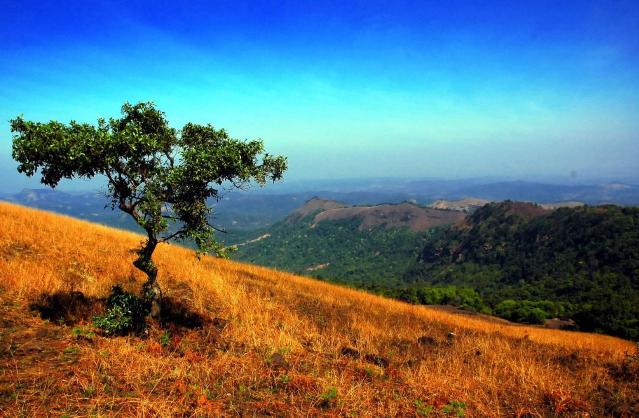
#> input picture Goruntu_isleme/8_blending/img1.JPG, 1278 x 836 px, found by its file name (shown at 1/2 size)
$ python '8_Görüntüleri Karıştırmak.py'
#> lines starting #> are read from the running program, lines starting #| are printed output that depends on the picture
import cv2
import matplotlib.pyplot as plt

# blending
img1 = cv2.imread("img1.jpg")
#> img1 is the input picture: shape (836, 1278, 3); mean B, G, R 118.6, 113.4, 96
img1= cv2.cvtColor(img1, cv2.COLOR_BGR2RGB)
img2 = cv2.imread("img2.jpg")
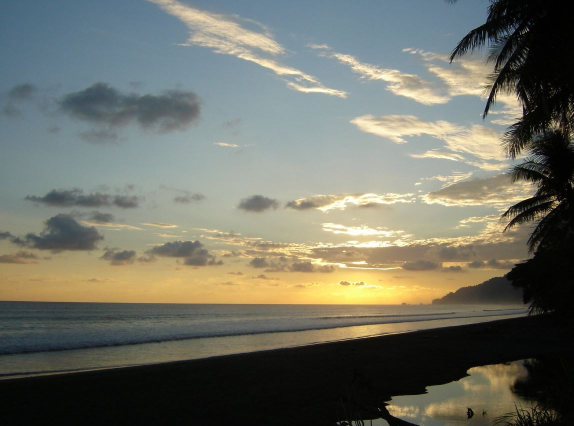
#> input picture Goruntu_isleme/8_blending/img2.JPG, 1147 x 852 px, found by its file name (shown at 1/2 size)
#> img2 is the input picture: shape (852, 1147, 3); mean B, G, R 102.2, 113.4, 112
img2 = cv2.cvtColor(img2, cv2.COLOR_BGR2RGB)

plt.figure()
plt.imshow(img1)

plt.figure()
plt.imshow(img2)

print(img1.shape)
#| (836, 1278, 3)
print(img2.shape)
#| (852, 1147, 3)

img1 = cv2.resize(img1,(600,600))
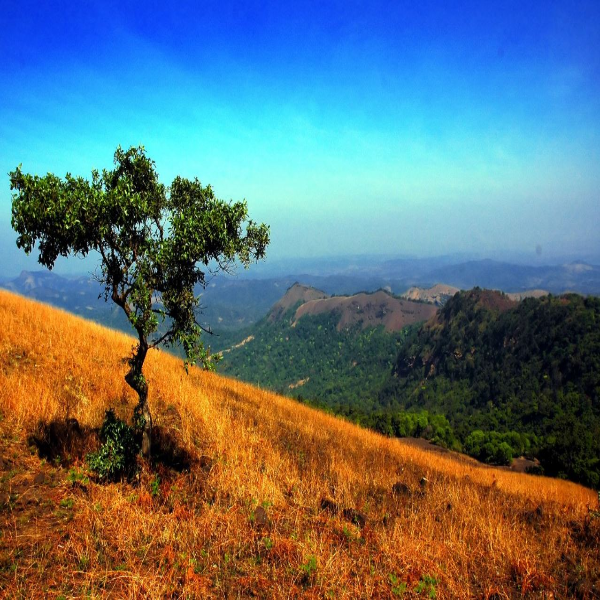
#> img1: shape (600, 600, 3); mean R, G, B 95.9, 113.3, 118.5
print(img1.shape)
#| (600, 600, 3)

img2 = cv2.resize(img2,(600,600))
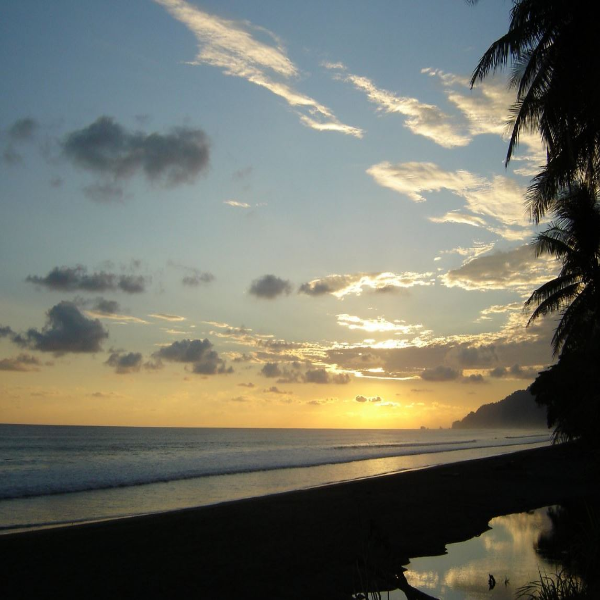
#> img2: shape (600, 600, 3); mean R, G, B 111.9, 113.3, 102.2
print(img1.shape)
#| (600, 600, 3)

plt.figure()
plt.imshow(img1)

plt.figure()
plt.imshow(img2)

# blended = alpha*img1 + beta*img2 + gamma
blended = cv2.addWeighted(src1=img1, alpha = 0.3, src2=img2,beta=0.7, gamma = 0)
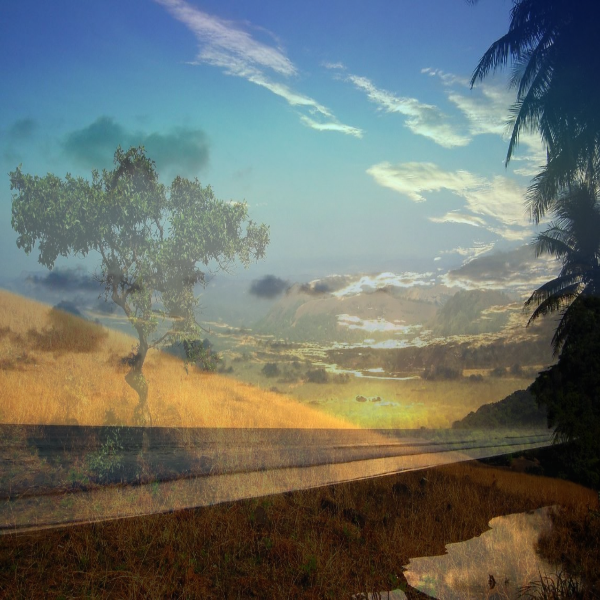
#> blended: shape (600, 600, 3); mean R, G, B 107.1, 113.3, 107
plt.figure()
plt.imshow(blended)
